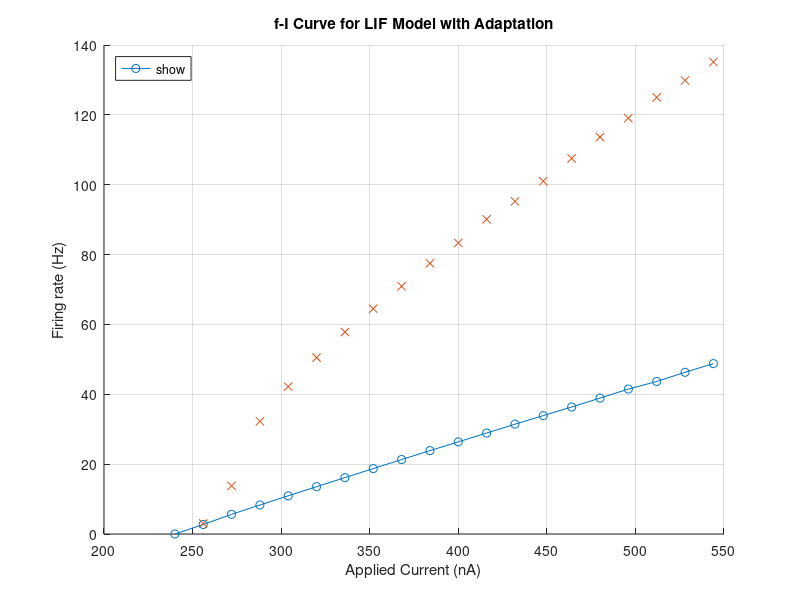

Source code (MATLAB):
% Parameters
El = -75e-3;            % Resting potential (mV)
V_th = -50e-3;           % Threshold potential (mV)
V_reset = -80e-3;        % Reset potential (mV)
Rm = 100e6;             % Membrane resistance (Ohms)
Cm = 100e-12;           % Membrane capacitance (pF)
Ek = -80e-3;            % Adaptation reversal potential (mV)
delta_G = 1e-9;      % Increment of adaptation conductance (nS)
tsra = 200e-3;          % Adaptation time constant (ms)

% Simulation parameters
dt = 1e-4;
t = 0:dt:5;

%Input current
Iapp = 240:16:550;
Iapp = Iapp * 1e-12;

%Initial conditions
V = zeros(1, length(t));
V(1) = El;
G_sra = zeros(1, length(t));
initialrate = zeros(size(Iapp)); % array to store 1/(first ISI)
finalrate = zeros(size(Iapp));   % array to store 1/(final ISI)
singlespike = zeros(size(Iapp)); % array to store "1" for only 1 spike

%Loop through applied current values
for j = 1:length(Iapp)   
    %Create vector to store membrane potential values
    V = zeros(1, length(t));
    V(1) = El;
    
    G_sra = zeros(1, length(t));
    
    spikes = zeros(size(t));
    
    %Loop through time vector
    for i = 1:length(t)-1
        if ( V(i) > V_th )         
            V(i) = V_reset;         
            G_sra(i) = G_sra(i) + delta_G;   
            spikes(i) = 1;
        end
    
        V(i+1) = V(i) + dt * ( (El-V(i))/Rm + G_sra(i)*(Ek - V(i)) + Iapp(j))/Cm;

        G_sra(i+1) = G_sra(i) - dt*(G_sra(i)/tsra);
    end

    
     spiketimes = dt*find(spikes);           % extract the spike times
    
    if ( length(spiketimes) > 1 )           % if there is more than 1 spike
        ISIs = diff(spiketimes);            % ISI = interval between spikes
        initialrate(j) = 1/ISIs(1);     % inverse of first ISI
        if ( length(ISIs) > 1 )             % if there are further ISIs
            finalrate(j) = 1/ISIs(end); % inverse of final ISI
        end
        
    else
        if ( length(spiketimes) == 1 )      % if there is only one spike
            singlespike(j) = 1;         % record "1" for this trial
        end
    end
end

hold on;

plot(Iapp*1e12, finalrate,'-o', 'DisplayName', 'Initial f');

ISIindices = find(initialrate);
plot(1e12*Iapp(ISIindices),initialrate(ISIindices),'x', 'DisplayName', 'Steady-state f');

ISIindices = find(singlespike);
plot(1e12*Iapp(ISIindices),0*singlespike(ISIindices),'x', 'DisplayName', 'Single Spike');

xlabel('Applied Current (nA)');
ylabel('Firing rate (Hz)');
legend('show','Location','northwest');
title('f-I Curve for LIF Model with Adaptation');
grid on;

hold off;
figure(1);



